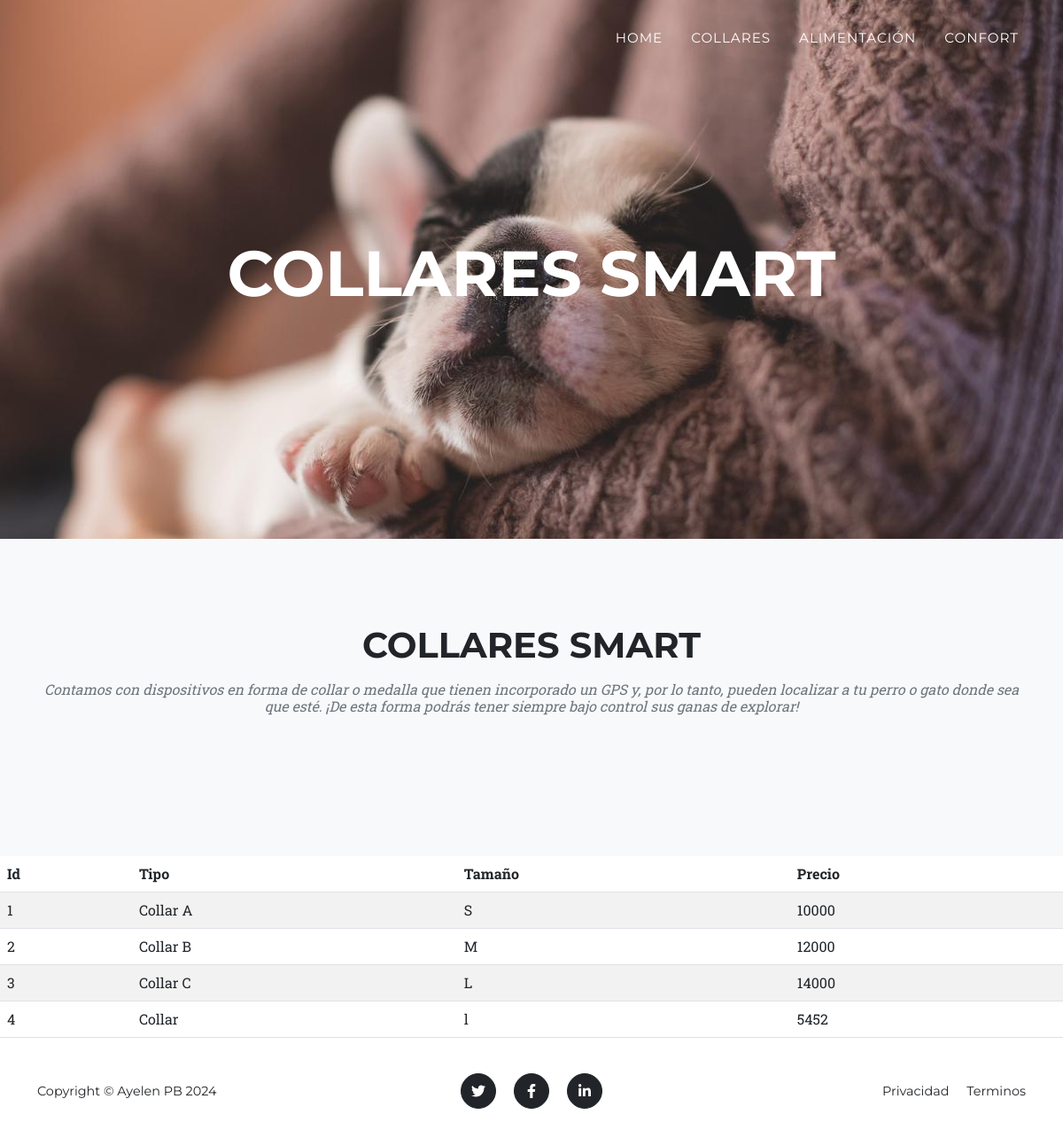
The page /collares/ on the database its author committed.
### categorias/models.py (models this page shows)
class Collares(models.Model):
    tipo = models.CharField(max_length=50)
    tamanio = models.CharField(max_length=50)
    precio = models.IntegerField()

### categorias/views.py (the view)
# urls.py: path('collares/', collares, name="collares"),
def collares(request):
    contexto = {"collares": Collares.objects.all()}
    return render(request, "categorias/collares.html", contexto)

### categorias/templates/categorias/collares.html
{% extends "categorias/index.html" %}
{% load static %}
{% block titulo %}
<div class="masthead-heading text-uppercase">Collares Smart</div>
{% endblock titulo %}
{% block contenido %}
<div class="text-center">
    <section class="page-section bg-light" id="portfolio">
        <div class="container">
            <h2 class="section-heading text-uppercase">Collares Smart</h2>
            <h3 class="section-subheading text-muted">Contamos con dispositivos en forma de collar o medalla que tienen incorporado un GPS y, por lo tanto, pueden localizar a tu perro o gato donde sea que esté.
            ¡De esta forma podrás tener siempre bajo control sus ganas de explorar!</h3>
        </div>
    </section>
</div>
<table class="table table-striped">
    <thead>
        <tr>
            <th>Id</th>
            <th>Tipo</th>
            <th>Tamaño</th>
            <th>Precio</th>
        </tr>
    </thead>
    <tbody>
    {% for c in collares  %}
        <tr>
            <td>{{ c.id }}</td>
            <td>{{ c.tipo }}</td>
            <td>{{ c.tamanio }}</td>
            <td>{{ c.precio }}</td>
        </tr>
    {% endfor %}
    </tbody>
</table>
{% endblock contenido %}

### rows shown on the page
Collares: id "1", tipo "Collar A", tamanio "S", precio "10000"
Collares: id "2", tipo "Collar B", tamanio "M", precio "12000"
Collares: id "3", tipo "Collar C", tamanio "L", precio "14000"
Collares: id "4", tipo "Collar", tamanio "l", precio "5452"
